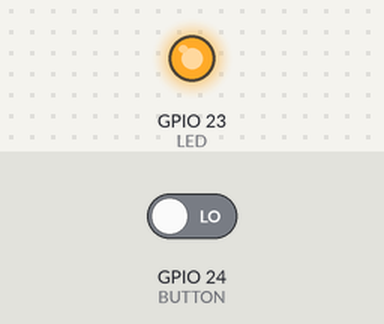
The program below on a simulated Raspberry Pi (BCM pin numbers). On the bench: output pins drawn as LEDs (lit = HIGH). The inputs (shaded band) are chosen by the test bench; at power-on: GPIO 24 (BUTTON) LOW. The run ends when the program shuts the computer down; what the program prints to the terminal is not drawn. At 12.3 s the program puts the board to deep sleep or switches it off; the recording ends there.

Above: at 5.0 s.
5.1 s: GPIO 24 (BUTTON) driven HIGH
At 10.1 s:
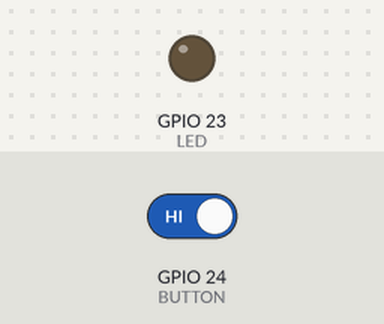
Timing chart, 0 to 12.3 s (numbered marks = the images above; inputs shaded):
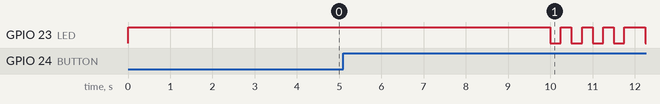

The program:

shutdown_button.py
```python
#!/usr/bin/python

# This script is used with an LED and a momentary button, perhaps the same,
# like https://www.sparkfun.com/products/10440
# The LED should be wired to GPIO pin 23 and the button to pin 24.
# The idea is that it is run at startup (for example, from rc.local)
# It turns the LED on to indicate that it's working, and then waits
# for the user to hold down the button. When the script notices that
# the user is holding down the button (which may take up to 5 seconds),
# it starts flashing the LED to confirm. If the user continues to hold
# the button down, the LED goes off and the shutdown sequence is triggered.
# While the system is shutting down (which may take some time), the LED
# does a triple flash. When it's finished shutting down, the LED will
# turn off.

import os
import RPi.GPIO as GPIO
from time import sleep

LED = 23
BUTTON = 24

GPIO.setmode(GPIO.BCM)
GPIO.setwarnings(False)

GPIO.setup(LED, GPIO.OUT, initial=1)
GPIO.setup(BUTTON, GPIO.IN)

def flashLED(secs):
    GPIO.output(LED, 0)
    sleep(secs)
    GPIO.output(LED, 1)

shutdown = False
count = 0
while not shutdown:
    # check to see if the button is pressed
    if GPIO.input(BUTTON):
        # keep track of how many cycles the button has been pressed
        count += 1
        if count < 5:
            # if it hasn't been pressed long enough yet, flash the LED
            flashLED(0.25)
        else:
            # if it has been pressed long enough, trigger shutdown
            shutdown = True
    # button is not pressed
    else:
        # reset the counter
        count = 0

    # check infrequently until we notice that the button is being pressed
    if count > 0:
        sleep(.25)
    else:
        sleep(5)

# let the user know that the button press has been noted by turning off the LED
GPIO.output(LED, 0)
os.system("shutdown -h now")
sleep(1)

# triple flash the LED until the program is killed by system shutdown
while True:
    flashLED(.1)
    sleep(.1)
    flashLED(.1)
    sleep(.1)
    flashLED(.1)
    sleep(.5)
```

Measured:
- after the input at 5.1 s, GPIO 23 (LED): goes 3 × (LOW 0.25 s, HIGH 0.25 s), LOW 0.25 s, HIGH 0.50 s, then LOW, starting after 4.9 s
